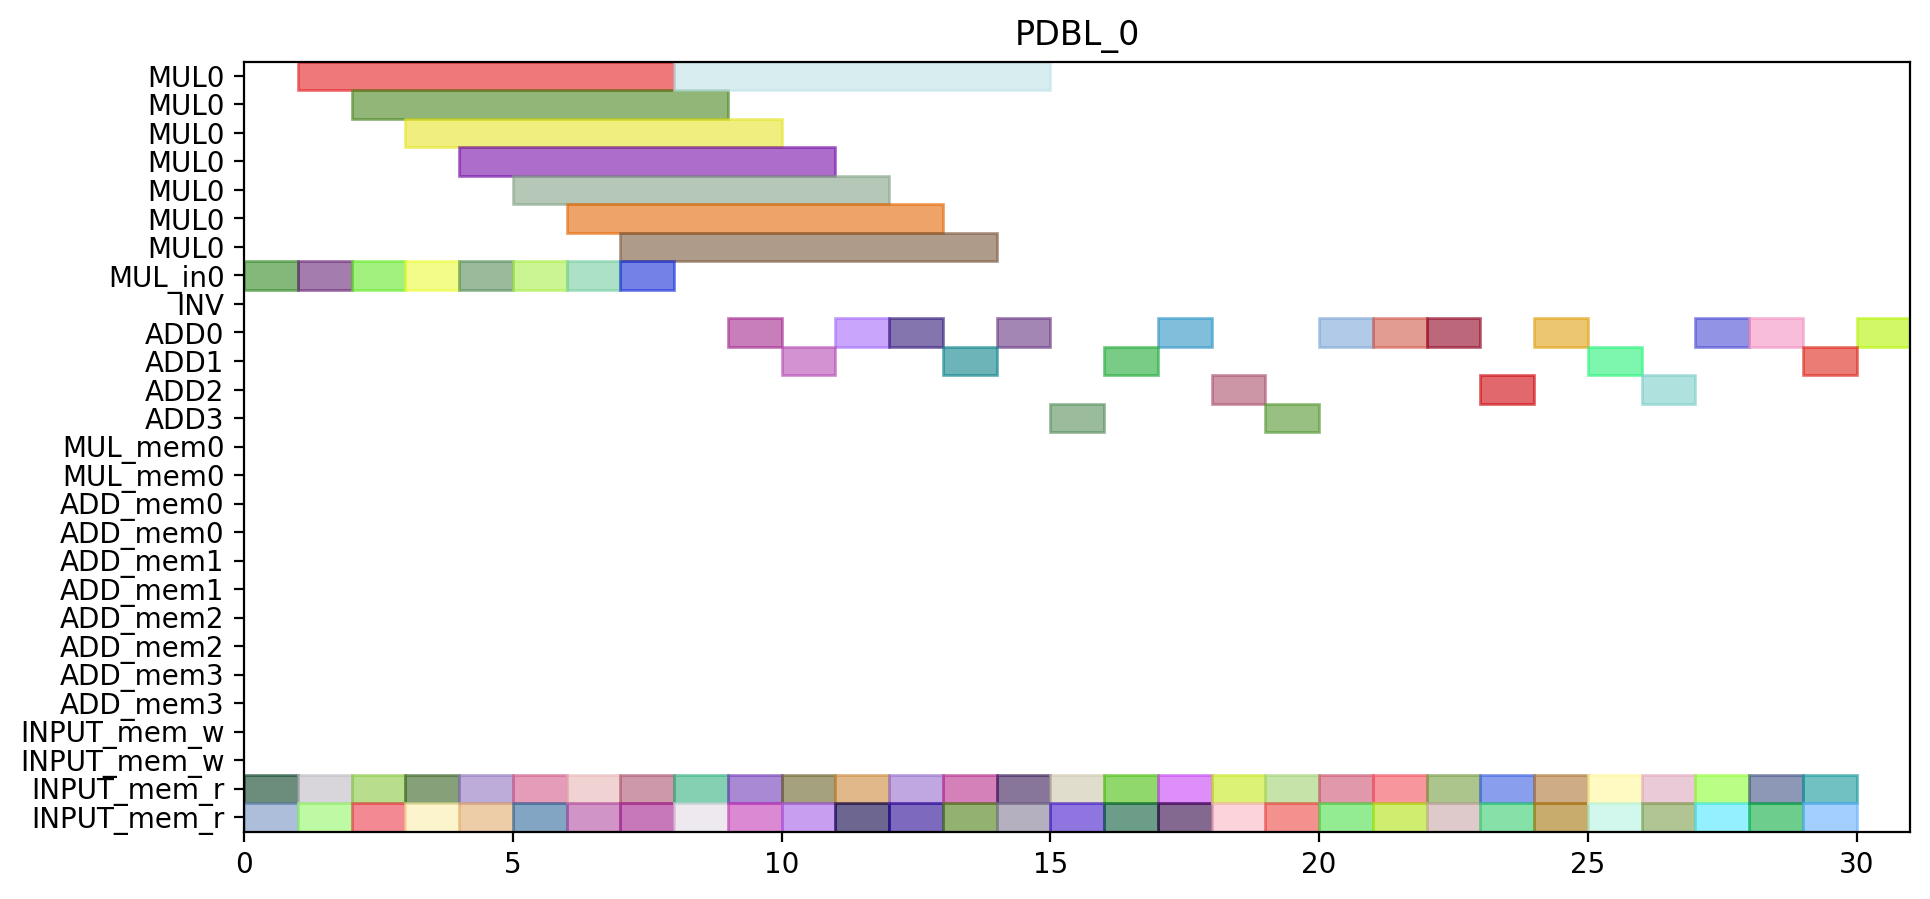

Python code for this plot:
from pyschedule import Scenario, solvers, plotters, alt


def solve():
	horizon = 111
	S = Scenario("PDBL_0", horizon=horizon)

	# resource
	MUL = S.Resources('MUL', num=1, size=7)
	MUL_in = S.Resources('MUL_in', num=1)
	INV = S.Resource('INV')
	ADD = S.Resources('ADD', num=4, periods=range(1, horizon))
	MUL_mem = S.Resources('MUL_mem', num=1, size=2)
	ADD_mem = S.Resources('ADD_mem', num=4, size=2)
	INPUT_mem_w = S.Resource('INPUT_mem_w', size=2)
	INPUT_mem_r = S.Resource('INPUT_mem_r', size=2)

	# result of previous scheduling

	# new tasks
	t0_a1_0 = S.Task('t0_a1_0', length=1, delay_cost=1)
	t0_a1_0 += alt(ADD)

	t0_a1_0_mem0 = S.Task('t0_a1_0_mem0', length=1, delay_cost=1)
	t0_a1_0_mem0 += INPUT_mem_r
	S += t0_a1_0_mem0<=t0_a1_0

	t0_a1_0_mem1 = S.Task('t0_a1_0_mem1', length=1, delay_cost=1)
	t0_a1_0_mem1 += INPUT_mem_r
	S += t0_a1_0_mem1<=t0_a1_0

	t0_a1_1 = S.Task('t0_a1_1', length=1, delay_cost=1)
	t0_a1_1 += alt(ADD)

	t0_a1_1_mem0 = S.Task('t0_a1_1_mem0', length=1, delay_cost=1)
	t0_a1_1_mem0 += INPUT_mem_r
	S += t0_a1_1_mem0<=t0_a1_1

	t0_a1_1_mem1 = S.Task('t0_a1_1_mem1', length=1, delay_cost=1)
	t0_a1_1_mem1 += INPUT_mem_r
	S += t0_a1_1_mem1<=t0_a1_1

	t0_t10 = S.Task('t0_t10', length=1, delay_cost=1)
	t0_t10 += alt(ADD)

	t0_t10_mem0 = S.Task('t0_t10_mem0', length=1, delay_cost=1)
	t0_t10_mem0 += INPUT_mem_r
	S += t0_t10_mem0<=t0_t10

	t0_t10_mem1 = S.Task('t0_t10_mem1', length=1, delay_cost=1)
	t0_t10_mem1 += INPUT_mem_r
	S += t0_t10_mem1<=t0_t10

	t0_t11 = S.Task('t0_t11', length=1, delay_cost=1)
	t0_t11 += alt(ADD)

	t0_t11_mem0 = S.Task('t0_t11_mem0', length=1, delay_cost=1)
	t0_t11_mem0 += INPUT_mem_r
	S += t0_t11_mem0<=t0_t11

	t0_t11_mem1 = S.Task('t0_t11_mem1', length=1, delay_cost=1)
	t0_t11_mem1 += INPUT_mem_r
	S += t0_t11_mem1<=t0_t11

	t0_t3_t0_in = S.Task('t0_t3_t0_in', length=1, delay_cost=1)
	t0_t3_t0_in += alt(MUL_in)
	t0_t3_t0 = S.Task('t0_t3_t0', length=7, delay_cost=1)
	t0_t3_t0 += alt(MUL)
	S += t0_t3_t0>=t0_t3_t0_in

	t0_t3_t0_mem0 = S.Task('t0_t3_t0_mem0', length=1, delay_cost=1)
	t0_t3_t0_mem0 += INPUT_mem_r
	S += t0_t3_t0_mem0<=t0_t3_t0

	t0_t3_t0_mem1 = S.Task('t0_t3_t0_mem1', length=1, delay_cost=1)
	t0_t3_t0_mem1 += INPUT_mem_r
	S += t0_t3_t0_mem1<=t0_t3_t0

	t0_t3_t1_in = S.Task('t0_t3_t1_in', length=1, delay_cost=1)
	t0_t3_t1_in += alt(MUL_in)
	t0_t3_t1 = S.Task('t0_t3_t1', length=7, delay_cost=1)
	t0_t3_t1 += alt(MUL)
	S += t0_t3_t1>=t0_t3_t1_in

	t0_t3_t1_mem0 = S.Task('t0_t3_t1_mem0', length=1, delay_cost=1)
	t0_t3_t1_mem0 += INPUT_mem_r
	S += t0_t3_t1_mem0<=t0_t3_t1

	t0_t3_t1_mem1 = S.Task('t0_t3_t1_mem1', length=1, delay_cost=1)
	t0_t3_t1_mem1 += INPUT_mem_r
	S += t0_t3_t1_mem1<=t0_t3_t1

	t0_t3_t2 = S.Task('t0_t3_t2', length=1, delay_cost=1)
	t0_t3_t2 += alt(ADD)

	t0_t3_t2_mem0 = S.Task('t0_t3_t2_mem0', length=1, delay_cost=1)
	t0_t3_t2_mem0 += INPUT_mem_r
	S += t0_t3_t2_mem0<=t0_t3_t2

	t0_t3_t2_mem1 = S.Task('t0_t3_t2_mem1', length=1, delay_cost=1)
	t0_t3_t2_mem1 += INPUT_mem_r
	S += t0_t3_t2_mem1<=t0_t3_t2

	t0_t3_t3 = S.Task('t0_t3_t3', length=1, delay_cost=1)
	t0_t3_t3 += alt(ADD)

	t0_t3_t3_mem0 = S.Task('t0_t3_t3_mem0', length=1, delay_cost=1)
	t0_t3_t3_mem0 += INPUT_mem_r
	S += t0_t3_t3_mem0<=t0_t3_t3

	t0_t3_t3_mem1 = S.Task('t0_t3_t3_mem1', length=1, delay_cost=1)
	t0_t3_t3_mem1 += INPUT_mem_r
	S += t0_t3_t3_mem1<=t0_t3_t3

	t1_a1_0 = S.Task('t1_a1_0', length=1, delay_cost=1)
	t1_a1_0 += alt(ADD)

	t1_a1_0_mem0 = S.Task('t1_a1_0_mem0', length=1, delay_cost=1)
	t1_a1_0_mem0 += INPUT_mem_r
	S += t1_a1_0_mem0<=t1_a1_0

	t1_a1_0_mem1 = S.Task('t1_a1_0_mem1', length=1, delay_cost=1)
	t1_a1_0_mem1 += INPUT_mem_r
	S += t1_a1_0_mem1<=t1_a1_0

	t1_a1_1 = S.Task('t1_a1_1', length=1, delay_cost=1)
	t1_a1_1 += alt(ADD)

	t1_a1_1_mem0 = S.Task('t1_a1_1_mem0', length=1, delay_cost=1)
	t1_a1_1_mem0 += INPUT_mem_r
	S += t1_a1_1_mem0<=t1_a1_1

	t1_a1_1_mem1 = S.Task('t1_a1_1_mem1', length=1, delay_cost=1)
	t1_a1_1_mem1 += INPUT_mem_r
	S += t1_a1_1_mem1<=t1_a1_1

	t1_t10 = S.Task('t1_t10', length=1, delay_cost=1)
	t1_t10 += alt(ADD)

	t1_t10_mem0 = S.Task('t1_t10_mem0', length=1, delay_cost=1)
	t1_t10_mem0 += INPUT_mem_r
	S += t1_t10_mem0<=t1_t10

	t1_t10_mem1 = S.Task('t1_t10_mem1', length=1, delay_cost=1)
	t1_t10_mem1 += INPUT_mem_r
	S += t1_t10_mem1<=t1_t10

	t1_t11 = S.Task('t1_t11', length=1, delay_cost=1)
	t1_t11 += alt(ADD)

	t1_t11_mem0 = S.Task('t1_t11_mem0', length=1, delay_cost=1)
	t1_t11_mem0 += INPUT_mem_r
	S += t1_t11_mem0<=t1_t11

	t1_t11_mem1 = S.Task('t1_t11_mem1', length=1, delay_cost=1)
	t1_t11_mem1 += INPUT_mem_r
	S += t1_t11_mem1<=t1_t11

	t1_t3_t0_in = S.Task('t1_t3_t0_in', length=1, delay_cost=1)
	t1_t3_t0_in += alt(MUL_in)
	t1_t3_t0 = S.Task('t1_t3_t0', length=7, delay_cost=1)
	t1_t3_t0 += alt(MUL)
	S += t1_t3_t0>=t1_t3_t0_in

	t1_t3_t0_mem0 = S.Task('t1_t3_t0_mem0', length=1, delay_cost=1)
	t1_t3_t0_mem0 += INPUT_mem_r
	S += t1_t3_t0_mem0<=t1_t3_t0

	t1_t3_t0_mem1 = S.Task('t1_t3_t0_mem1', length=1, delay_cost=1)
	t1_t3_t0_mem1 += INPUT_mem_r
	S += t1_t3_t0_mem1<=t1_t3_t0

	t1_t3_t1_in = S.Task('t1_t3_t1_in', length=1, delay_cost=1)
	t1_t3_t1_in += alt(MUL_in)
	t1_t3_t1 = S.Task('t1_t3_t1', length=7, delay_cost=1)
	t1_t3_t1 += alt(MUL)
	S += t1_t3_t1>=t1_t3_t1_in

	t1_t3_t1_mem0 = S.Task('t1_t3_t1_mem0', length=1, delay_cost=1)
	t1_t3_t1_mem0 += INPUT_mem_r
	S += t1_t3_t1_mem0<=t1_t3_t1

	t1_t3_t1_mem1 = S.Task('t1_t3_t1_mem1', length=1, delay_cost=1)
	t1_t3_t1_mem1 += INPUT_mem_r
	S += t1_t3_t1_mem1<=t1_t3_t1

	t1_t3_t2 = S.Task('t1_t3_t2', length=1, delay_cost=1)
	t1_t3_t2 += alt(ADD)

	t1_t3_t2_mem0 = S.Task('t1_t3_t2_mem0', length=1, delay_cost=1)
	t1_t3_t2_mem0 += INPUT_mem_r
	S += t1_t3_t2_mem0<=t1_t3_t2

	t1_t3_t2_mem1 = S.Task('t1_t3_t2_mem1', length=1, delay_cost=1)
	t1_t3_t2_mem1 += INPUT_mem_r
	S += t1_t3_t2_mem1<=t1_t3_t2

	t1_t3_t3 = S.Task('t1_t3_t3', length=1, delay_cost=1)
	t1_t3_t3 += alt(ADD)

	t1_t3_t3_mem0 = S.Task('t1_t3_t3_mem0', length=1, delay_cost=1)
	t1_t3_t3_mem0 += INPUT_mem_r
	S += t1_t3_t3_mem0<=t1_t3_t3

	t1_t3_t3_mem1 = S.Task('t1_t3_t3_mem1', length=1, delay_cost=1)
	t1_t3_t3_mem1 += INPUT_mem_r
	S += t1_t3_t3_mem1<=t1_t3_t3

	t2_t0_t2 = S.Task('t2_t0_t2', length=1, delay_cost=1)
	t2_t0_t2 += alt(ADD)

	t2_t0_t2_mem0 = S.Task('t2_t0_t2_mem0', length=1, delay_cost=1)
	t2_t0_t2_mem0 += INPUT_mem_r
	S += t2_t0_t2_mem0<=t2_t0_t2

	t2_t0_t2_mem1 = S.Task('t2_t0_t2_mem1', length=1, delay_cost=1)
	t2_t0_t2_mem1 += INPUT_mem_r
	S += t2_t0_t2_mem1<=t2_t0_t2

	t2_t1_t2 = S.Task('t2_t1_t2', length=1, delay_cost=1)
	t2_t1_t2 += alt(ADD)

	t2_t1_t2_mem0 = S.Task('t2_t1_t2_mem0', length=1, delay_cost=1)
	t2_t1_t2_mem0 += INPUT_mem_r
	S += t2_t1_t2_mem0<=t2_t1_t2

	t2_t1_t2_mem1 = S.Task('t2_t1_t2_mem1', length=1, delay_cost=1)
	t2_t1_t2_mem1 += INPUT_mem_r
	S += t2_t1_t2_mem1<=t2_t1_t2

	t2_t20 = S.Task('t2_t20', length=1, delay_cost=1)
	t2_t20 += alt(ADD)

	t2_t20_mem0 = S.Task('t2_t20_mem0', length=1, delay_cost=1)
	t2_t20_mem0 += INPUT_mem_r
	S += t2_t20_mem0<=t2_t20

	t2_t20_mem1 = S.Task('t2_t20_mem1', length=1, delay_cost=1)
	t2_t20_mem1 += INPUT_mem_r
	S += t2_t20_mem1<=t2_t20

	t2_t21 = S.Task('t2_t21', length=1, delay_cost=1)
	t2_t21 += alt(ADD)

	t2_t21_mem0 = S.Task('t2_t21_mem0', length=1, delay_cost=1)
	t2_t21_mem0 += INPUT_mem_r
	S += t2_t21_mem0<=t2_t21

	t2_t21_mem1 = S.Task('t2_t21_mem1', length=1, delay_cost=1)
	t2_t21_mem1 += INPUT_mem_r
	S += t2_t21_mem1<=t2_t21

	t5_t0_t0_in = S.Task('t5_t0_t0_in', length=1, delay_cost=1)
	t5_t0_t0_in += alt(MUL_in)
	t5_t0_t0 = S.Task('t5_t0_t0', length=7, delay_cost=1)
	t5_t0_t0 += alt(MUL)
	S += t5_t0_t0>=t5_t0_t0_in

	t5_t0_t0_mem0 = S.Task('t5_t0_t0_mem0', length=1, delay_cost=1)
	t5_t0_t0_mem0 += INPUT_mem_r
	S += t5_t0_t0_mem0<=t5_t0_t0

	t5_t0_t0_mem1 = S.Task('t5_t0_t0_mem1', length=1, delay_cost=1)
	t5_t0_t0_mem1 += INPUT_mem_r
	S += t5_t0_t0_mem1<=t5_t0_t0

	t5_t0_t1_in = S.Task('t5_t0_t1_in', length=1, delay_cost=1)
	t5_t0_t1_in += alt(MUL_in)
	t5_t0_t1 = S.Task('t5_t0_t1', length=7, delay_cost=1)
	t5_t0_t1 += alt(MUL)
	S += t5_t0_t1>=t5_t0_t1_in

	t5_t0_t1_mem0 = S.Task('t5_t0_t1_mem0', length=1, delay_cost=1)
	t5_t0_t1_mem0 += INPUT_mem_r
	S += t5_t0_t1_mem0<=t5_t0_t1

	t5_t0_t1_mem1 = S.Task('t5_t0_t1_mem1', length=1, delay_cost=1)
	t5_t0_t1_mem1 += INPUT_mem_r
	S += t5_t0_t1_mem1<=t5_t0_t1

	t5_t0_t2 = S.Task('t5_t0_t2', length=1, delay_cost=1)
	t5_t0_t2 += alt(ADD)

	t5_t0_t2_mem0 = S.Task('t5_t0_t2_mem0', length=1, delay_cost=1)
	t5_t0_t2_mem0 += INPUT_mem_r
	S += t5_t0_t2_mem0<=t5_t0_t2

	t5_t0_t2_mem1 = S.Task('t5_t0_t2_mem1', length=1, delay_cost=1)
	t5_t0_t2_mem1 += INPUT_mem_r
	S += t5_t0_t2_mem1<=t5_t0_t2

	t5_t0_t3 = S.Task('t5_t0_t3', length=1, delay_cost=1)
	t5_t0_t3 += alt(ADD)

	t5_t0_t3_mem0 = S.Task('t5_t0_t3_mem0', length=1, delay_cost=1)
	t5_t0_t3_mem0 += INPUT_mem_r
	S += t5_t0_t3_mem0<=t5_t0_t3

	t5_t0_t3_mem1 = S.Task('t5_t0_t3_mem1', length=1, delay_cost=1)
	t5_t0_t3_mem1 += INPUT_mem_r
	S += t5_t0_t3_mem1<=t5_t0_t3

	t5_t1_t0_in = S.Task('t5_t1_t0_in', length=1, delay_cost=1)
	t5_t1_t0_in += alt(MUL_in)
	t5_t1_t0 = S.Task('t5_t1_t0', length=7, delay_cost=1)
	t5_t1_t0 += alt(MUL)
	S += t5_t1_t0>=t5_t1_t0_in

	t5_t1_t0_mem0 = S.Task('t5_t1_t0_mem0', length=1, delay_cost=1)
	t5_t1_t0_mem0 += INPUT_mem_r
	S += t5_t1_t0_mem0<=t5_t1_t0

	t5_t1_t0_mem1 = S.Task('t5_t1_t0_mem1', length=1, delay_cost=1)
	t5_t1_t0_mem1 += INPUT_mem_r
	S += t5_t1_t0_mem1<=t5_t1_t0

	t5_t1_t1_in = S.Task('t5_t1_t1_in', length=1, delay_cost=1)
	t5_t1_t1_in += alt(MUL_in)
	t5_t1_t1 = S.Task('t5_t1_t1', length=7, delay_cost=1)
	t5_t1_t1 += alt(MUL)
	S += t5_t1_t1>=t5_t1_t1_in

	t5_t1_t1_mem0 = S.Task('t5_t1_t1_mem0', length=1, delay_cost=1)
	t5_t1_t1_mem0 += INPUT_mem_r
	S += t5_t1_t1_mem0<=t5_t1_t1

	t5_t1_t1_mem1 = S.Task('t5_t1_t1_mem1', length=1, delay_cost=1)
	t5_t1_t1_mem1 += INPUT_mem_r
	S += t5_t1_t1_mem1<=t5_t1_t1

	t5_t1_t2 = S.Task('t5_t1_t2', length=1, delay_cost=1)
	t5_t1_t2 += alt(ADD)

	t5_t1_t2_mem0 = S.Task('t5_t1_t2_mem0', length=1, delay_cost=1)
	t5_t1_t2_mem0 += INPUT_mem_r
	S += t5_t1_t2_mem0<=t5_t1_t2

	t5_t1_t2_mem1 = S.Task('t5_t1_t2_mem1', length=1, delay_cost=1)
	t5_t1_t2_mem1 += INPUT_mem_r
	S += t5_t1_t2_mem1<=t5_t1_t2

	t5_t1_t3 = S.Task('t5_t1_t3', length=1, delay_cost=1)
	t5_t1_t3 += alt(ADD)

	t5_t1_t3_mem0 = S.Task('t5_t1_t3_mem0', length=1, delay_cost=1)
	t5_t1_t3_mem0 += INPUT_mem_r
	S += t5_t1_t3_mem0<=t5_t1_t3

	t5_t1_t3_mem1 = S.Task('t5_t1_t3_mem1', length=1, delay_cost=1)
	t5_t1_t3_mem1 += INPUT_mem_r
	S += t5_t1_t3_mem1<=t5_t1_t3

	t5_t20 = S.Task('t5_t20', length=1, delay_cost=1)
	t5_t20 += alt(ADD)

	t5_t20_mem0 = S.Task('t5_t20_mem0', length=1, delay_cost=1)
	t5_t20_mem0 += INPUT_mem_r
	S += t5_t20_mem0<=t5_t20

	t5_t20_mem1 = S.Task('t5_t20_mem1', length=1, delay_cost=1)
	t5_t20_mem1 += INPUT_mem_r
	S += t5_t20_mem1<=t5_t20

	t5_t21 = S.Task('t5_t21', length=1, delay_cost=1)
	t5_t21 += alt(ADD)

	t5_t21_mem0 = S.Task('t5_t21_mem0', length=1, delay_cost=1)
	t5_t21_mem0 += INPUT_mem_r
	S += t5_t21_mem0<=t5_t21

	t5_t21_mem1 = S.Task('t5_t21_mem1', length=1, delay_cost=1)
	t5_t21_mem1 += INPUT_mem_r
	S += t5_t21_mem1<=t5_t21

	solvers.mip.solve(S,msg=1,kind='CPLEX',ratio_gap=1.01)

	solution = [['hoge']*len(S.solution()[1]) for i in range(len(S.solution()))]
	for i in range(len(S.solution())):
		for j in range(len(S.solution()[i])):
			solution[i][j]=str(S.solution()[i][j])
	print(solution)

	cycles = int(solution[-1][3])

	pic_file_name = "/home/mfukuda/pairing_automation_design/bls24-317/scheduling/PDBL_mul1_add4/PDBL_0.png"
	if(S.solution() != []):
		plotters.matplotlib.plot(S,img_filename=pic_file_name, vertical_text=True, fig_size=(cycles*0.25+3, 5), show_task_labels=False)

	return solution
